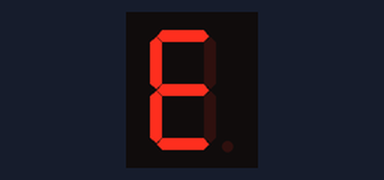
The program below on a simulated Raspberry Pi Pico running MicroPython. On the bench: 1-digit seven-segment display. The segment pins are drawn as the display they are named for.

Above: at 0.1 s.
At 4.1 s:
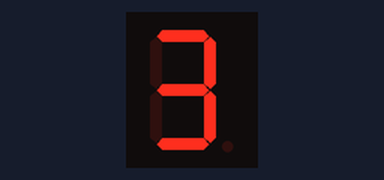
At 10.1 s:
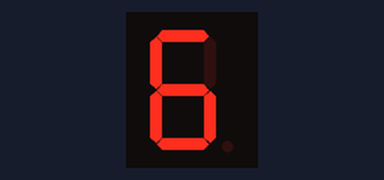
At 20.1 s:
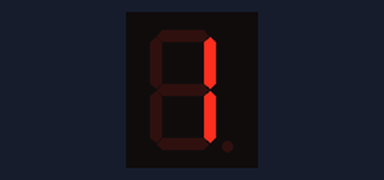
At 28.1 s:
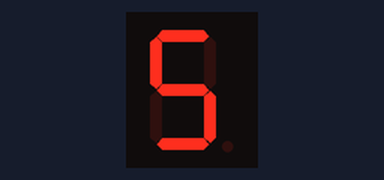
At 38.1 s:
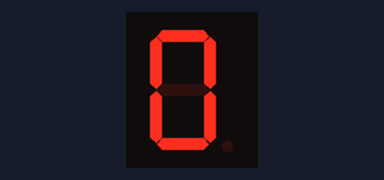

Measured:
- what the display in image 0 shows lasts 1.9 s, from 0.1 s to 2.0 s

The program:

led7.py
```python
from machine import Pin
import utime

def displayNumero(numero, leds):
    for i in range(0,7):
        if numero[i] == True:
            leds[i].off()
        else:
            leds[i].on()

led_a = Pin(19, Pin.OUT)
led_b = Pin(18, Pin.OUT)
led_c = Pin(15, Pin.OUT)
led_d = Pin(6, Pin.OUT)
led_e = Pin(2, Pin.OUT)
led_f = Pin(20, Pin.OUT)
led_g = Pin(21, Pin.OUT)

leds =   [led_a, led_b, led_c, led_d, led_e, led_f, led_g]
uno    = [False, True,  True,  False, False, False, False]
dos    = [True,  True,  False, True,  True,  False, True]
tres   = [True,  True,  True,  True,  False, False, True]
cuatro = [False, True,  True,  False, False, True,  True]
cinco  = [True,  False, True,  True,  False, True,  True]
seis   = [True,  False, True,  True,  True,  True,  True]
siete  = [True,  True,  True,  False, False, True,  False]
ocho   = [True,  True,  True,  True,  True,  True,  True]
nueve  = [True,  True,  True,  True,  False,  True, True]
cero   = [True,  True,  True,  True,  True,  True,  False]

numeros = [uno,dos,tres,cuatro,cinco,seis,siete,ocho,nueve,cero]

for led in leds:
    led.on()

while True:
    for number in numeros:
        displayNumero(number, leds)
        utime.sleep(2)

for led in leds:
    led.on()
```
